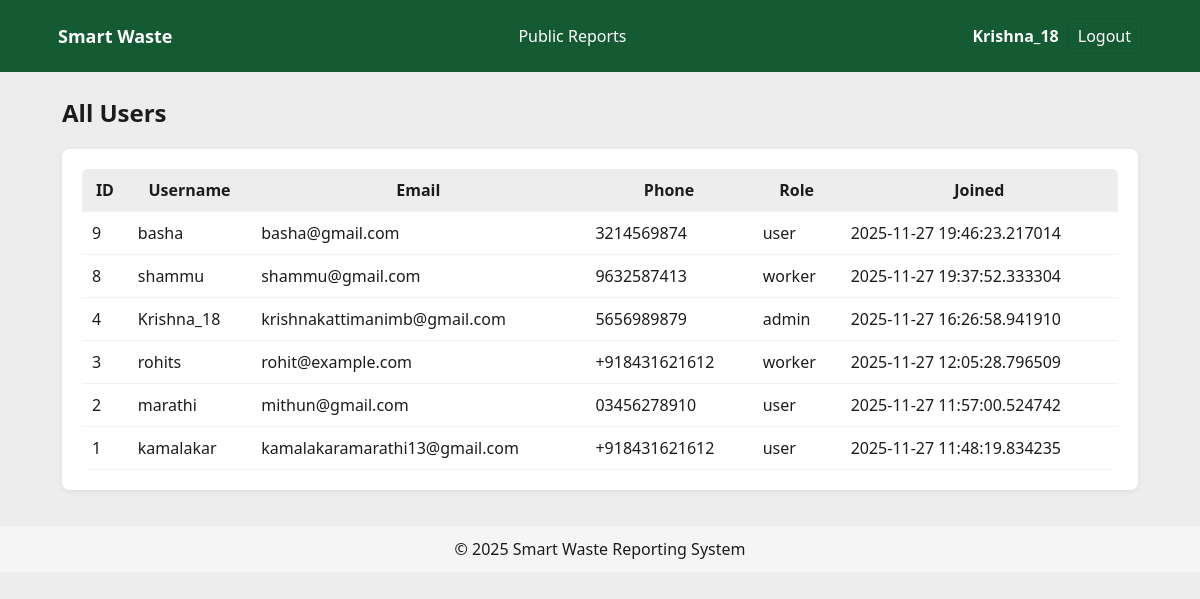
/admin/users (signed in), run on an earlier commit of the app's database.
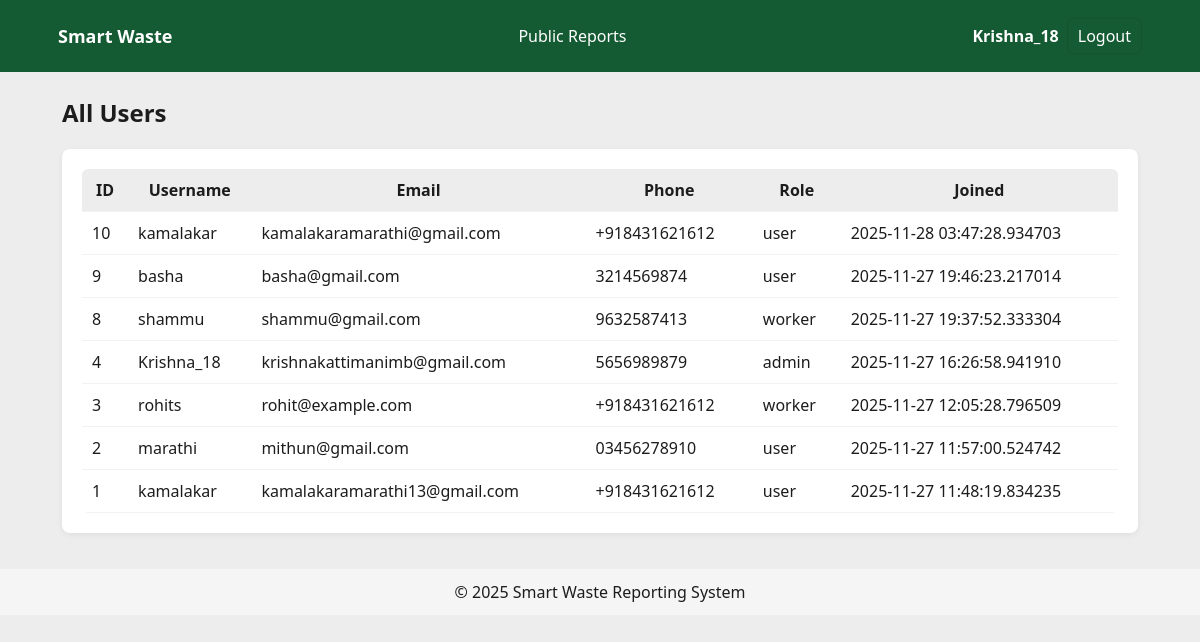
And on a later commit of the database.
### tables this page shows
CREATE TABLE users (
        id INTEGER PRIMARY KEY AUTOINCREMENT,
        username TEXT NOT NULL,
        email TEXT UNIQUE NOT NULL,
        phone TEXT,
        password_hash TEXT NOT NULL,
        role TEXT NOT NULL,
        created_at TEXT
    , firebase_uid TEXT);

### app.py (the view)
@app.route('/admin/users')
@login_required
@role_required('admin')
def admin_users():
    db = get_db()
    cur = db.cursor()
    cur.execute("SELECT id, username, email, phone, role, created_at FROM users ORDER BY created_at DESC")
    users = cur.fetchall()
    return render_template('admin_users.html', users=users)

### app.py (called while the page is built)
@app.context_processor
def inject_now():
    return {'now': datetime.utcnow}

def login_required(f):
    from functools import wraps
    @wraps(f)
    def decorated_function(*args, **kwargs):
        if 'user_id' not in session:
            flash('Please log in to access this page.', 'warning')
            return redirect(url_for('login'))
        return f(*args, **kwargs)
    return decorated_function

def role_required(role):
    from functools import wraps
    def decorator(f):
        @wraps(f)
        def decorated_function(*args, **kwargs):
            if 'role' not in session or session.get('role') != role:
                flash('Unauthorized access.', 'danger')
                return redirect(url_for('login'))
            return f(*args, **kwargs)
        return decorated_function
    return decorator

### db.py (called while the page is built)
def get_db():
    db = getattr(g, '_database', None)
    if db is None:
        db = sqlite3.connect(DB_PATH)
        db.row_factory = sqlite3.Row
        g._database = db
    return db

def close_connection(e=None):
    db = getattr(g, '_database', None)
    if db is not None:
        db.close()

### templates/admin_users.html
{% extends 'base.html' %}
{% block content %}
<section data-aos="fade-up">
  <h2>All Users</h2>
  <div class="card" style="margin-top:12px; overflow:auto">
    <table class="table">
      <thead>
        <tr><th>ID</th><th>Username</th><th>Email</th><th>Phone</th><th>Role</th><th>Joined</th></tr>
      </thead>
      <tbody>
        {% for u in users %}
        <tr>
          <td>{{ u['id'] }}</td>
          <td>{{ u['username'] }}</td>
          <td>{{ u['email'] }}</td>
          <td>{{ u['phone'] }}</td>
          <td>{{ u['role'] }}</td>
          <td>{{ u['created_at'] }}</td>
        </tr>
        {% else %}
        <tr><td colspan="6">No users found.</td></tr>
        {% endfor %}
      </tbody>
    </table>
  </div>
</section>
{% endblock %}

### templates/base.html (shortened to what this page needs)
<!doctype html>
<html lang="en">
  <head>
    <link href='https://unpkg.com/boxicons@2.1.4/css/boxicons.min.css' rel='stylesheet'>
    <link href="https://unpkg.com/aos@2.3.1/dist/aos.css" rel="stylesheet">
    <link rel="stylesheet" href="{{ url_for('static', filename='css/styles.css') }}">
  </head>
  <body>
    <header class="site-header">
      <nav class="navbar">
        <div class="brand">  Smart Waste</div>
        <ul class="nav-links">
          {% if session.get('role') == 'user' %}
            <li><a href="{{ url_for('user_dashboard') }}"><i class='bx bxs-dashboard'></i> Dashboard</a></li>
            <li><a href="{{ url_for('new_complaint') }}"><i class='bx bx-plus-circle'></i> New Report</a></li>
            <li><a href="{{ url_for('my_complaints') }}"><i class='bx bx-list-ul'></i> My Reports</a></li>
            <li><a href="{{ url_for('public_reports') }}"><i class='bx bx-globe'></i> Public Reports</a></li>
          {% else %}
            <li><a href="{{ url_for('public_reports') }}"> Public Reports</a></li>
          {% endif %}
        </ul>
        <div class="auth-links">
          {% if session.get('user_id') %}
            <a href="{{ url_for('profile') }}" class="user">  {{ session.get('username') }}</a>
            <a href="{{ url_for('logout') }}" class="btn btn-ghost">Logout</a>
          {% else %}
            <a href="{{ url_for('login') }}" class="btn">Login</a>
            <a href="{{ url_for('register') }}" class="btn btn-outline">Register</a>
          {% endif %}
        </div>
      </nav>
    </header>
    <main class="container">
      {% block content %}{% endblock %}
    </main>
    <footer class="site-footer">
      <div>© {{ now().year }} Smart Waste Reporting System</div>
    </footer>
  </body>
</html>

### static/css/styles.css (style rules this page uses)
:root { --primary: #2ECC71; --dark: #145A32; --white: #FFFFFF; --charcoal: #1C1C1C; --light: #EDEDED; }
* { box-sizing:border-box }
body { font-family:Segoe UI, Roboto, Arial, sans-serif; margin:0; background:var(--light); color:var(--charcoal) }
.site-header { background:var(--dark); color:var(--white); padding:10px 0 }
.navbar { max-width:1100px; margin:0 auto; display:flex; align-items:center; justify-content:space-between; padding:8px }
.brand { font-weight:700; font-size:18px }
.nav-links { list-style:none; display:flex; gap:12px; margin:0; padding:0 }
.nav-links li a { color:var(--white); text-decoration:none; padding:8px }
.auth-links { display:flex; gap:8px; align-items:center }
.btn { background:var(--white); color:var(--dark); border-radius:6px; padding:6px 10px; text-decoration:none; border:1px solid rgba(0,0,0,0.06) }
.auth-links .user { color:var(--white); text-decoration:none; font-weight:600 }
.btn.btn-ghost { background:transparent; color:var(--white) }
.container { max-width:1100px; margin:24px auto; padding:0 12px }
.card { background:var(--white); border-radius:8px; padding:16px; box-shadow:0 2px 6px rgba(0,0,0,0.06); flex:0 1 220px; min-width:180px; max-width:320px }
@media (min-width:1100px) { .card { flex:initial; max-width:none; padding:20px } }
.table { width:100%; border-collapse:collapse; background:var(--white); border-radius:6px; overflow:hidden }
.table th, .table td { padding:10px; border-bottom:1px solid #f2f2f2 }
.table thead { background:var(--light) }
.site-footer { padding:12px 0; background:#f5f5f5; text-align:center; margin-top:36px }

What changed in the data, as far as the page shows it:
added users: id "10", username "kamalakar", email "kamalakaramarathi@gmail.com", phone "+918431621612", role "user", created_at "2025-11-28 03:47:28.934703"
